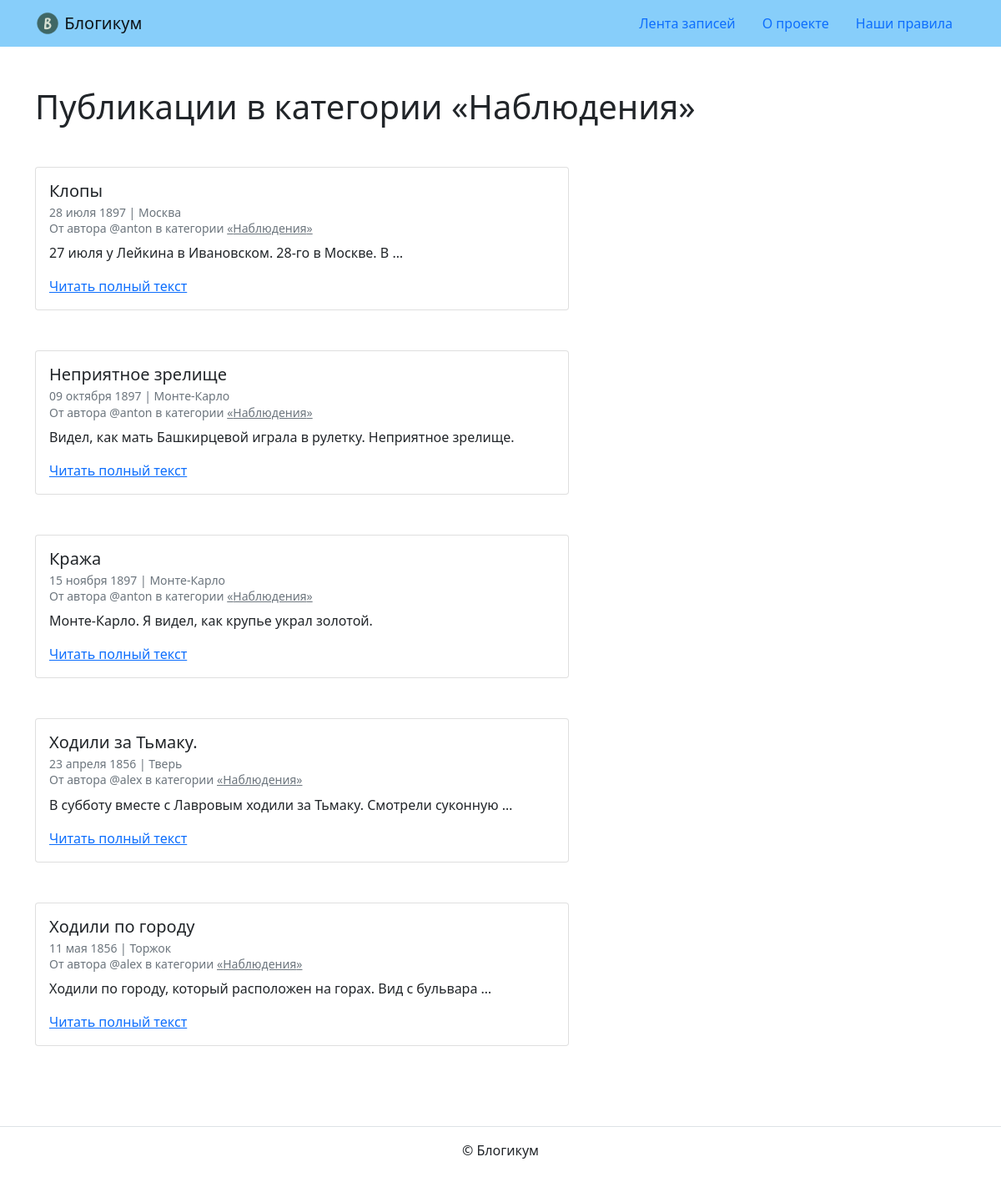
The page /category/details/ on the database its author committed.
### blog/models.py (models this page shows, shortened)
class BaseModel(models.Model):
    is_published = models.BooleanField(
        default=True,
        verbose_name='Опубликовано',
        help_text='Снимите галочку, чтобы скрыть публикацию.',
    )
    created_at = models.DateTimeField(
        auto_now_add=True,
        verbose_name='Добавлено',
    )
    class Meta:
        abstract = True

class Category(BaseModel):
    title = models.CharField(max_length=256, verbose_name='Заголовок')
    description = models.TextField(verbose_name='Описание')
    slug = models.SlugField(
        unique=True, verbose_name='Идентификатор',
        help_text='Идентификатор страницы для URL; '
                  'разрешены символы латиницы, цифры, дефис и подчёркивание.')
    class Meta:
        verbose_name = 'категория'
        verbose_name_plural = 'Категории'
    def __str__(self):
        return self.title

class Post(BaseModel):
    title = models.CharField(max_length=256, verbose_name='Заголовок')
    text = models.TextField(verbose_name='Текст')
    pub_date = models.DateTimeField(
        verbose_name='Дата и время публикации',
        help_text='Если установить дату и время в будущем — '
                  'можно делать отложенные публикации.')
    author = models.ForeignKey(User, on_delete=models.CASCADE,
                               verbose_name='Автор публикации')
    location = models.ForeignKey(Location, on_delete=models.SET_NULL,
                                 null=True, blank=True,
                                 verbose_name='Местоположение')
    category = models.ForeignKey(Category, on_delete=models.SET_NULL,
                                 null=True, verbose_name='Категория')
    published_objects = PostManager()
    objects = models.Manager()
    class Meta:
        verbose_name = 'публикация'
        verbose_name_plural = 'Публикации'

class Location(BaseModel):
    name = models.CharField(max_length=256, verbose_name='Название места')
    class Meta:
        verbose_name = 'местоположение'
        verbose_name_plural = 'Местоположения'

### blog/views.py (the view)
# urls.py: path('category/<slug:category_slug>/', views.category_posts,
def category_posts(request, category_slug):
    template = 'blog/category.html'
    category = get_object_or_404(
        Category,
        slug=category_slug,
        is_published=True,
    )
    post_list = Post.published_objects.filter(
        category=category,
    )
    context = {
        'post_list': post_list,
        'category': category,
    }
    return render(request, template, context)

### blog/managers.py (called while the page is built)
    def get_queryset(self, category=None):
        queryset = super().get_queryset().select_related(
            'category',
            'location',
            'author',
        ).filter(
            pub_date__lte=timezone.now(),
            is_published=True,
            category__is_published=True,
        )
        if category is not None:
            queryset = queryset.filter(category=category)
        return queryset

### templates/blog/category.html (shortened to what this page needs)
{% extends "base.html" %}
{% block content %}
<h1>Публикации в категории «{{ category }}»</h1>
{% for post in post_list %}
    <article class="mb-5">
        {% include "includes/post_card.html" %}
    </article>
{% endfor %}
{% endblock %}

### templates/includes/post_card.html
<div class="card" style="width: 40rem;">
    <div class="card-body">
      <h5 class="card-title">{{ post.title }}</h5>
      <h6 class="card-subtitle mb-2 text-muted">
        <small>
          {{ post.pub_date|date:"d E Y" }} | {% if post.location and post.location.is_published %}{{ post.location.name }}{% else %}Планета Земля{% endif %}<br>
          От автора @{{ post.author.username }} в категории {% include "includes/category_link.html" %}
        </small>
      </h6>
      <p class="card-text">{{ post.text|truncatewords:10 }}</p>
      <a href="{% url 'blog:post_detail' post.id %}" class="card-link">Читать полный текст</a>
    </div>
  </div>

### templates/includes/category_link.html
<a class="text-muted" href="{% url 'blog:category_posts' post.category.slug %}">
    «{{ post.category.title }}»
  </a>

### rows shown on the page
Category: title "Наблюдения"
Post: title "Клопы", pub_date "28 июля 1897", location.name "Москва", author.username "anton", category "Наблюдения", text "27 июля у Лейкина в Ивановском. 28-го в Москве. В …"
Post: title "Неприятное зрелище", pub_date "09 октября 1897", location.name "Монте-Карло", author.username "anton", category "Наблюдения", text "Видел, как мать Башкирцевой играла в рулетку. Неприятное зрелище."
Post: title "Кража", pub_date "15 ноября 1897", location.name "Монте-Карло", author.username "anton", category "Наблюдения", text "Монте-Карло. Я видел, как крупье украл золотой."
Post: title "Ходили за Тьмаку.", pub_date "23 апреля 1856", location.name "Тверь", author.username "alex", category "Наблюдения", text "В субботу вместе с Лавровым ходили за Тьмаку. Смотрели суконную …"
Post: title "Ходили по городу", pub_date "11 мая 1856", location.name "Торжок", author.username "alex", category "Наблюдения", text "Ходили по городу, который расположен на горах. Вид с бульвара …"
